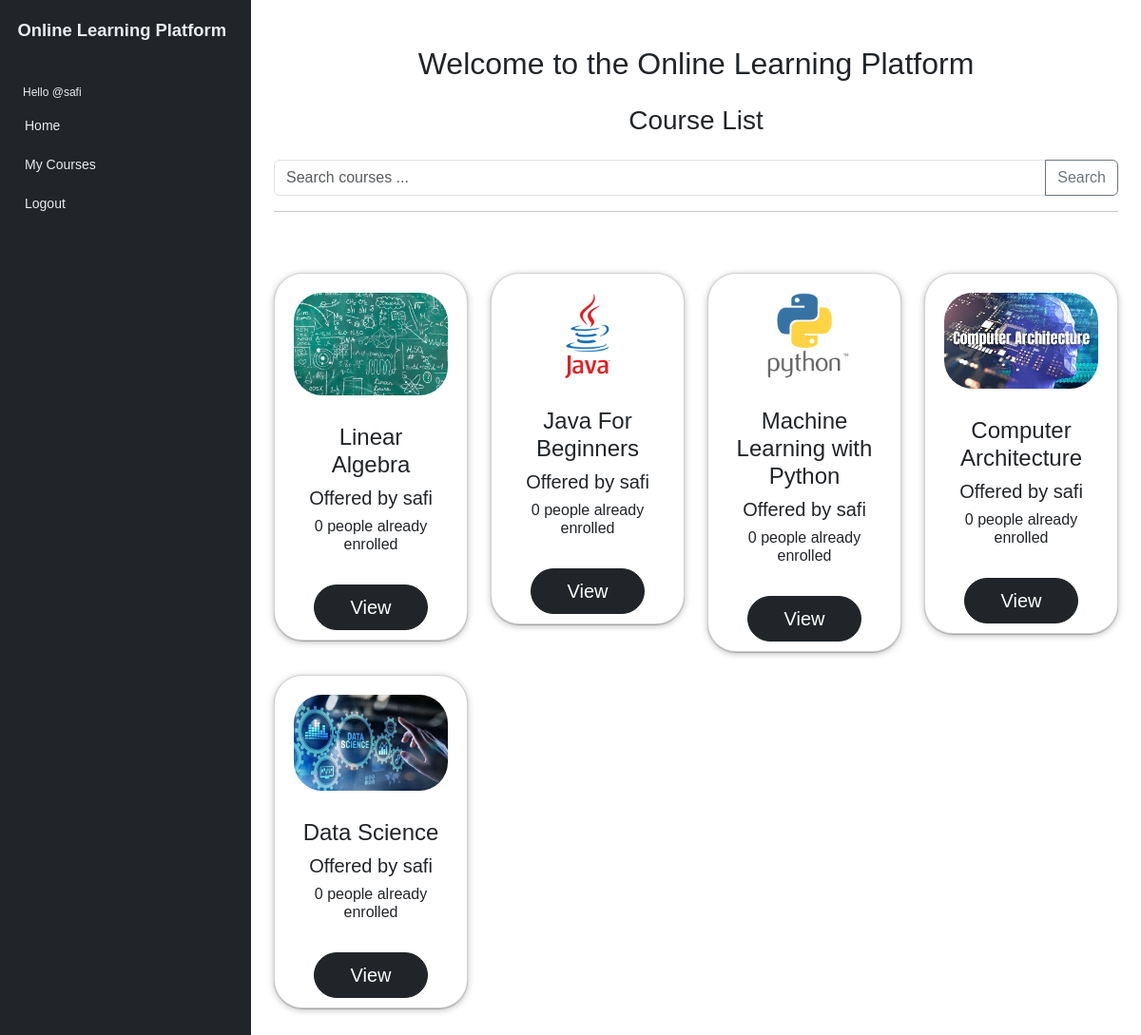
/stuhome/ (signed in), run on an earlier commit of the app's database.
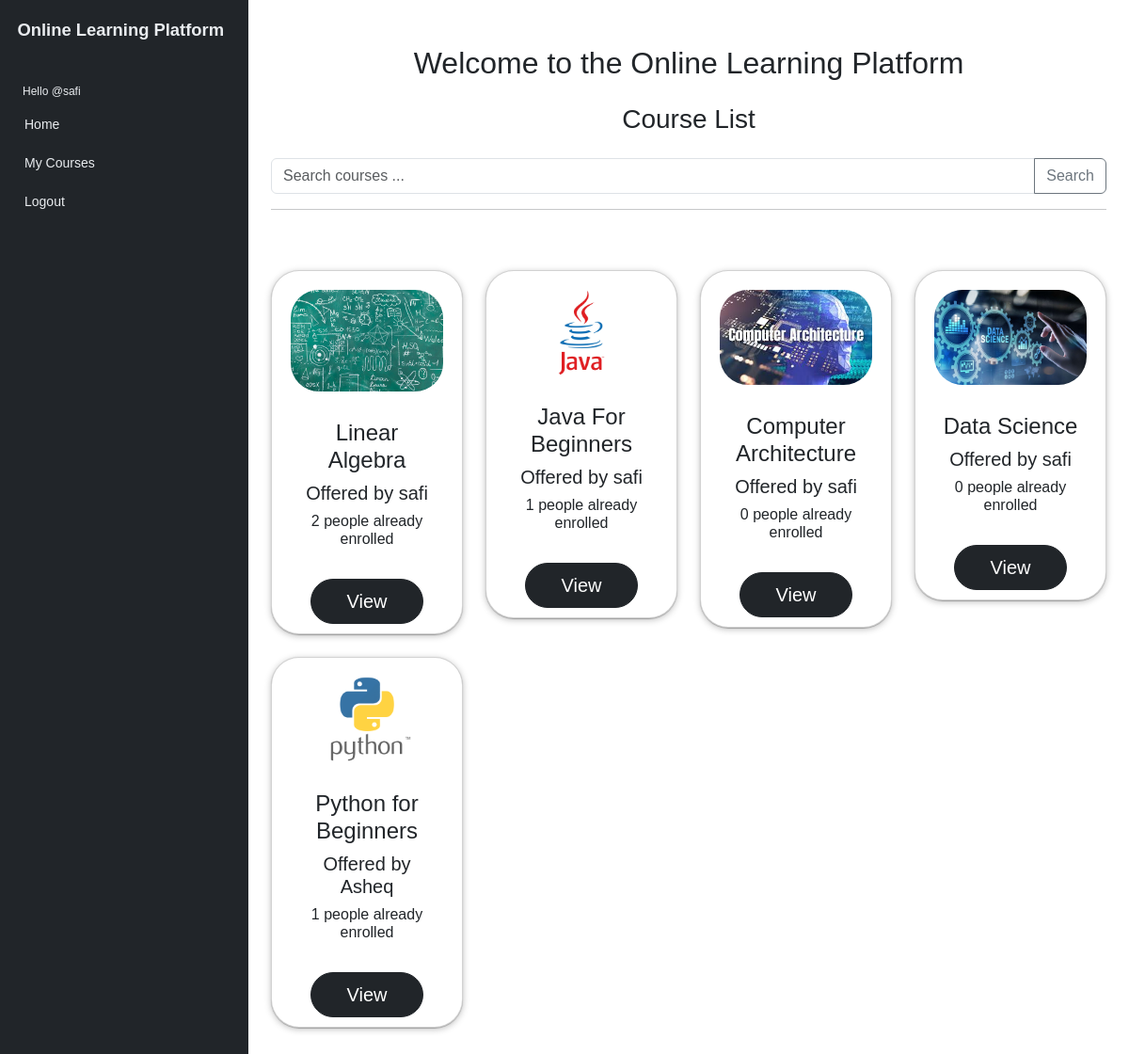
And on a later commit of the database.
### core/models.py (models this page shows, shortened)
class Course(models.Model):
    user = models.ForeignKey(User, on_delete=models.CASCADE)
    title = models.CharField(max_length=50)
    description = models.TextField()
    cover = models.ImageField(null=True, blank=True)
    created = models.DateTimeField(auto_now_add=True)

### core/views.py (the view)
# urls.py: path('stuhome/', views.stuhomepage,name='stuhome'),
@login_required(login_url='loginpage')
def stuhomepage(request):
    q = request.GET.get('q', '')
    courses = Course.objects.annotate(enrollment_count=Count('enrollment'))
    if q:
        courses = courses.filter(
            Q(title__icontains=q) | Q(description__icontains=q) | Q(user__username__icontains=q)
        )
    return render(request, 'students/student_home.html', {'courses': courses})

### templates/students/student_home.html (shortened to what this page needs)
{% extends 'layout.html' %}
{% block sideitem %}
    <li class="sidebar-item">
        <a href="#" class="sidebar-link">Home</a>
    </li>
    <li class="sidebar-item">
        <a href="{% url 'mycourses' %}" class="sidebar-link">My Courses</a>
    </li>
{% endblock %}
{% block main %}
    <div class="container">
        <h2 class="text-center mt-5 mb-4" style="font-family: 'Poppins', sans-serif;">Welcome to the Online Learning Platform</h2>
        <h3 class="text-center mb-4" style="font-family: 'Poppins', sans-serif;">Course List</h3>
        <form method="get" action="{% url 'stuhome' %}">
            <div class="input-group mb-3">
                <input type="text" name="q" class="form-control" placeholder="Search courses ..." aria-label="Search courses">
                <button class="btn btn-outline-secondary" type="submit">Search</button>
            </div>
        </form>
        <hr>
        <div class="row row-cols-1 row-cols-md-4 g-4 py-5">
            {% for course in courses %}
            <div class="col">
                <div class="card">
                    <img src="{{ course.cover.url }}" class="card-img-top" alt="Subject">
                    <div class="card-body">
                        <h4 class="text-center card-title">{{ course.title }}</h4>
                        <h5 class="text-center card-title">Offered by {{ course.user }}</h5>
                        <h6 class="text-center card-title">{{ course.enrollment_count }} people already enrolled</h6>
                    </div>
                    <div class="d-flex justify-content-around">
                        <a href="{% url 'previewcourse' course.id %}" class="btn btn-lg btn-dark">View</a>
                    </div>
                </div>
            </div>
            {% endfor %}
        </div>
    </div>
{% endblock %}

What changed in the data, as far as the page shows it:
removed Course: cover (picture), title "Machine Learning with Python", user "safi", enrollment_count "0"
changed Course "Linear Algebra": enrollment_count "0" → "2"
computed for Course "Java For Beginners": enrollment_count "0" → "1"
added Course: cover (picture), title "Python for Beginners", user "Asheq", enrollment_count "1"
